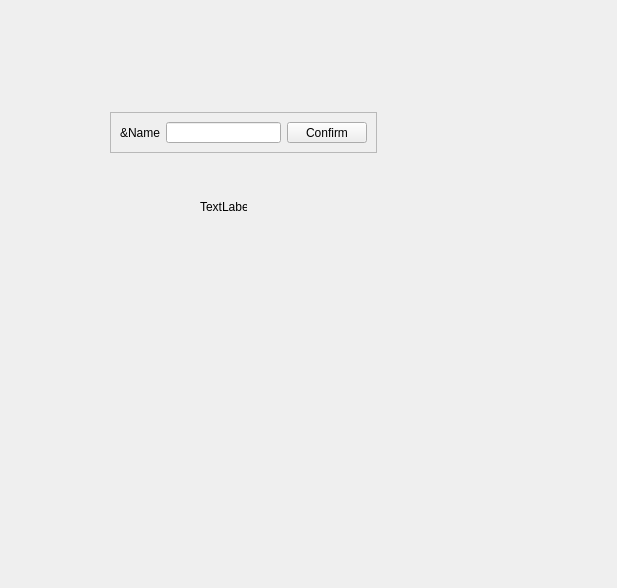
<?xml version="1.0" encoding="UTF-8"?>
<ui version="4.0">
 <class>Form</class>
 <widget class="QWidget" name="Form">
  <property name="geometry">
   <rect>
    <x>0</x>
    <y>0</y>
    <width>617</width>
    <height>588</height>
   </rect>
  </property>
  <property name="windowTitle">
   <string>Form</string>
  </property>
  <widget class="QFrame" name="frame">
   <property name="geometry">
    <rect>
     <x>110</x>
     <y>112</y>
     <width>267</width>
     <height>41</height>
    </rect>
   </property>
   <property name="frameShape">
    <enum>QFrame::StyledPanel</enum>
   </property>
   <property name="frameShadow">
    <enum>QFrame::Raised</enum>
   </property>
   <layout class="QHBoxLayout" name="horizontalLayout">
    <item>
     <widget class="QLabel" name="label">
      <property name="text">
       <string>&amp;Name</string>
      </property>
     </widget>
    </item>
    <item>
     <widget class="QLineEdit" name="lineEdit"/>
    </item>
    <item>
     <widget class="QPushButton" name="pushButton">
      <property name="text">
       <string>Confirm</string>
      </property>
     </widget>
    </item>
   </layout>
  </widget>
  <widget class="QLabel" name="label_2">
   <property name="geometry">
    <rect>
     <x>200</x>
     <y>200</y>
     <width>47</width>
     <height>13</height>
    </rect>
   </property>
   <property name="text">
    <string>TextLabel</string>
   </property>
  </widget>
 </widget>
 <tabstops>
  <tabstop>lineEdit</tabstop>
  <tabstop>pushButton</tabstop>
 </tabstops>
 <resources/>
 <connections>
  <connection>
   <sender>pushButton</sender>
   <signal>clicked()</signal>
   <receiver>label_2</receiver>
   <slot>clear()</slot>
   <hints>
    <hint type="sourcelabel">
     <x>329</x>
     <y>132</y>
    </hint>
    <hint type="destinationlabel">
     <x>223</x>
     <y>206</y>
    </hint>
   </hints>
  </connection>
 </connections>
</ui>
